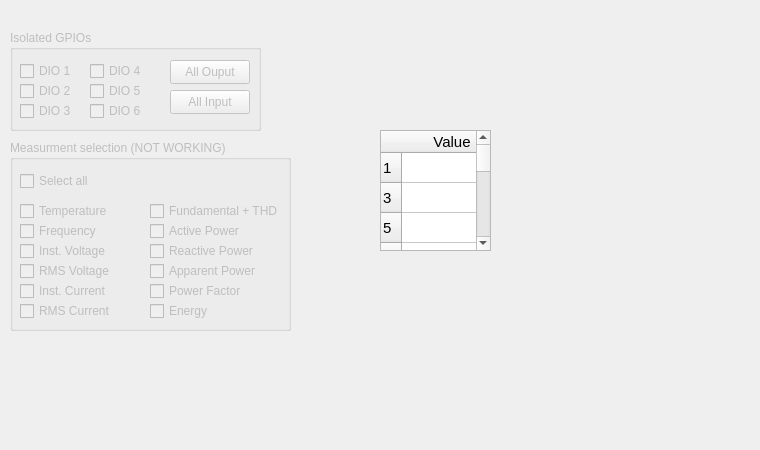
      <widget class="QWidget" name="tabMisc">
       <attribute name="title">
        <string>Misc</string>
       </attribute>
       <widget class="QGroupBox" name="groupBox">
        <property name="enabled">
         <bool>false</bool>
        </property>
        <property name="geometry">
         <rect>
          <x>10</x>
          <y>140</y>
          <width>281</width>
          <height>191</height>
         </rect>
        </property>
        <property name="title">
         <string>Measurment selection (NOT WORKING)</string>
        </property>
        <widget class="QCheckBox" name="cBSelectAll">
         <property name="geometry">
          <rect>
           <x>10</x>
           <y>30</y>
           <width>121</width>
           <height>22</height>
          </rect>
         </property>
         <property name="text">
          <string>Select all</string>
         </property>
        </widget>
        <widget class="QCheckBox" name="cBTemperature">
         <property name="geometry">
          <rect>
           <x>10</x>
           <y>60</y>
           <width>111</width>
           <height>22</height>
          </rect>
         </property>
         <property name="text">
          <string>Temperature</string>
         </property>
        </widget>
        <widget class="QCheckBox" name="cBFrequency">
         <property name="geometry">
          <rect>
           <x>10</x>
           <y>80</y>
           <width>86</width>
           <height>22</height>
          </rect>
         </property>
         <property name="text">
          <string>Frequency</string>
         </property>
        </widget>
        <widget class="QCheckBox" name="cBActivePower">
         <property name="geometry">
          <rect>
           <x>140</x>
           <y>80</y>
           <width>111</width>
           <height>22</height>
          </rect>
         </property>
         <property name="text">
          <string>Active Power</string>
         </property>
        </widget>
        <widget class="QCheckBox" name="cBEnergy">
         <property name="geometry">
          <rect>
           <x>140</x>
           <y>160</y>
           <width>111</width>
           <height>22</height>
          </rect>
         </property>
         <property name="text">
          <string>Energy</string>
         </property>
        </widget>
        <widget class="QCheckBox" name="cBReactivePower">
         <property name="geometry">
          <rect>
           <x>140</x>
           <y>100</y>
           <width>121</width>
           <height>22</height>
          </rect>
         </property>
         <property name="text">
          <string>Reactive Power</string>
         </property>
        </widget>
        <widget class="QCheckBox" name="cBPowerFactor">
         <property name="geometry">
          <rect>
           <x>140</x>
           <y>140</y>
           <width>111</width>
           <height>22</height>
          </rect>
         </property>
         <property name="text">
          <string>Power Factor</string>
         </property>
        </widget>
        <widget class="QCheckBox" name="cBApparentPower">
         <property name="geometry">
          <rect>
           <x>140</x>
           <y>120</y>
           <width>121</width>
           <height>22</height>
          </rect>
         </property>
         <property name="text">
          <string>Apparent Power</string>
         </property>
        </widget>
        <widget class="QCheckBox" name="cBFundamentalTHD">
         <property name="geometry">
          <rect>
           <x>140</x>
           <y>60</y>
           <width>151</width>
           <height>22</height>
          </rect>
         </property>
         <property name="text">
          <string>Fundamental + THD</string>
         </property>
        </widget>
        <widget class="QCheckBox" name="cBRMSCurrent">
         <property name="geometry">
          <rect>
           <x>10</x>
           <y>160</y>
           <width>111</width>
           <height>22</height>
          </rect>
         </property>
         <property name="text">
          <string>RMS Current</string>
         </property>
        </widget>
        <widget class="QCheckBox" name="cBInstVoltage">
         <property name="geometry">
          <rect>
           <x>10</x>
           <y>100</y>
           <width>111</width>
           <height>22</height>
          </rect>
         </property>
         <property name="text">
          <string>Inst. Voltage</string>
         </property>
        </widget>
        <widget class="QCheckBox" name="cBRMSVoltage">
         <property name="geometry">
          <rect>
           <x>10</x>
           <y>120</y>
           <width>111</width>
           <height>22</height>
          </rect>
         </property>
         <property name="text">
          <string>RMS Voltage</string>
         </property>
        </widget>
        <widget class="QCheckBox" name="cBInstCurrent">
         <property name="geometry">
          <rect>
           <x>10</x>
           <y>140</y>
           <width>111</width>
           <height>22</height>
          </rect>
         </property>
         <property name="text">
          <string>Inst. Current</string>
         </property>
        </widget>
       </widget>
       <widget class="QGroupBox" name="groupBox_7">
        <property name="enabled">
         <bool>false</bool>
        </property>
        <property name="geometry">
         <rect>
          <x>10</x>
          <y>30</y>
          <width>251</width>
          <height>101</height>
         </rect>
        </property>
        <property name="title">
         <string>Isolated GPIOs</string>
        </property>
        <widget class="QPushButton" name="pBUpdateDirAllInput">
         <property name="geometry">
          <rect>
           <x>160</x>
           <y>60</y>
           <width>80</width>
           <height>24</height>
          </rect>
         </property>
         <property name="text">
          <string>All Input</string>
         </property>
        </widget>
        <widget class="QCheckBox" name="cBDIO6">
         <property name="geometry">
          <rect>
           <x>80</x>
           <y>70</y>
           <width>86</width>
           <height>22</height>
          </rect>
         </property>
         <property name="text">
          <string>DIO 6</string>
         </property>
        </widget>
        <widget class="QCheckBox" name="cBDIO3">
         <property name="geometry">
          <rect>
           <x>10</x>
           <y>70</y>
           <width>86</width>
           <height>22</height>
          </rect>
         </property>
         <property name="text">
          <string>DIO 3</string>
         </property>
        </widget>
        <widget class="QCheckBox" name="cBDIO1">
         <property name="geometry">
          <rect>
           <x>10</x>
           <y>30</y>
           <width>86</width>
           <height>22</height>
          </rect>
         </property>
         <property name="text">
          <string>DIO 1</string>
         </property>
        </widget>
        <widget class="QCheckBox" name="cBDIO4">
         <property name="geometry">
          <rect>
           <x>80</x>
           <y>30</y>
           <width>86</width>
           <height>22</height>
          </rect>
         </property>
         <property name="text">
          <string>DIO 4</string>
         </property>
        </widget>
        <widget class="QCheckBox" name="cBDIO5">
         <property name="geometry">
          <rect>
           <x>80</x>
           <y>50</y>
           <width>86</width>
           <height>22</height>
          </rect>
         </property>
         <property name="text">
          <string>DIO 5</string>
         </property>
        </widget>
        <widget class="QPushButton" name="pBUpdateDirAllOutput">
         <property name="geometry">
          <rect>
           <x>160</x>
           <y>30</y>
           <width>80</width>
           <height>24</height>
          </rect>
         </property>
         <property name="text">
          <string>All Ouput</string>
         </property>
        </widget>
        <widget class="QCheckBox" name="cBDIO2">
         <property name="geometry">
          <rect>
           <x>10</x>
           <y>50</y>
           <width>86</width>
           <height>22</height>
          </rect>
         </property>
         <property name="text">
          <string>DIO 2</string>
         </property>
        </widget>
       </widget>
       <widget class="QWidget" name="tabTerminal" native="true">
        <property name="geometry">
         <rect>
          <x>350</x>
          <y>310</y>
          <width>401</width>
          <height>131</height>
         </rect>
        </property>
       </widget>
       <widget class="QTableWidget" name="harmonicsTable">
        <property name="geometry">
         <rect>
          <x>380</x>
          <y>130</y>
          <width>111</width>
          <height>121</height>
         </rect>
        </property>
        <property name="font">
         <font>
          <pointsize>11</pointsize>
         </font>
        </property>
        <row>
         <property name="text">
          <string>1</string>
         </property>
        </row>
        <row>
         <property name="text">
          <string>3</string>
         </property>
        </row>
        <row>
         <property name="text">
          <string>5</string>
         </property>
        </row>
        <row>
         <property name="text">
          <string>7</string>
         </property>
        </row>
        <row>
         <property name="text">
          <string>9</string>
         </property>
        </row>
        <row>
         <property name="text">
          <string>11</string>
         </property>
        </row>
        <row>
         <property name="text">
          <string>13</string>
         </property>
        </row>
        <row>
         <property name="text">
          <string>15</string>
         </property>
        </row>
        <row>
         <property name="text">
          <string>17</string>
         </property>
        </row>
        <row>
         <property name="text">
          <string>19</string>
         </property>
        </row>
        <row>
         <property name="text">
          <string>21</string>
         </property>
        </row>
        <row>
         <property name="text">
          <string>23</string>
         </property>
        </row>
        <row>
         <property name="text">
          <string>25</string>
         </property>
        </row>
        <row>
         <property name="text">
          <string>27</string>
         </property>
        </row>
        <row>
         <property name="text">
          <string>29</string>
         </property>
        </row>
        <row>
         <property name="text">
          <string>31</string>
         </property>
        </row>
        <row>
         <property name="text">
          <string>33</string>
         </property>
        </row>
        <row>
         <property name="text">
          <string>35</string>
         </property>
        </row>
        <row>
         <property name="text">
          <string>39</string>
         </property>
        </row>
        <column>
         <property name="text">
          <string>Value</string>
         </property>
        </column>
       </widget>
      </widget>
